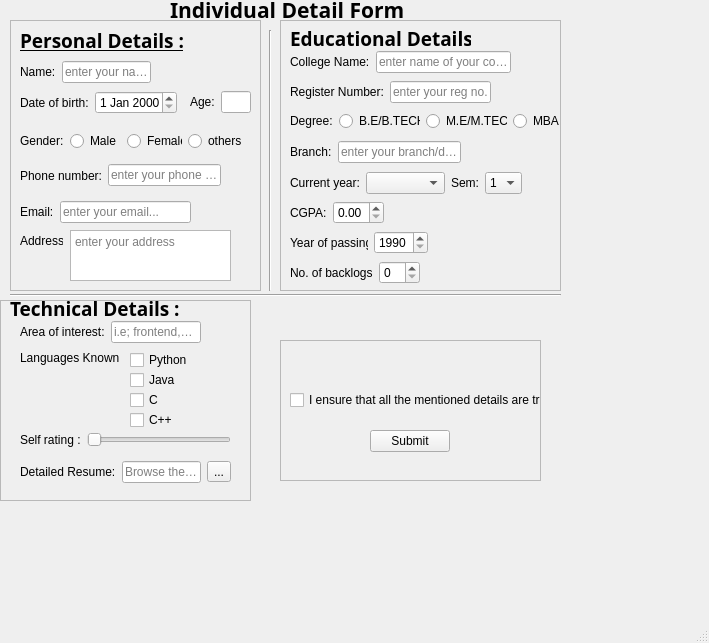
<?xml version="1.0" encoding="UTF-8"?>
<ui version="4.0">
 <class>MainWindow</class>
 <widget class="QMainWindow" name="MainWindow">
  <property name="geometry">
   <rect>
    <x>0</x>
    <y>0</y>
    <width>709</width>
    <height>643</height>
   </rect>
  </property>
  <property name="windowTitle">
   <string>MainWindow</string>
  </property>
  <widget class="QWidget" name="centralwidget">
   <widget class="QFrame" name="GeneralDetails">
    <property name="geometry">
     <rect>
      <x>10</x>
      <y>20</y>
      <width>251</width>
      <height>271</height>
     </rect>
    </property>
    <property name="frameShape">
     <enum>QFrame::StyledPanel</enum>
    </property>
    <property name="frameShadow">
     <enum>QFrame::Raised</enum>
    </property>
    <widget class="QLabel" name="label_7">
     <property name="geometry">
      <rect>
       <x>10</x>
       <y>210</y>
       <width>43</width>
       <height>22</height>
      </rect>
     </property>
     <property name="text">
      <string>Address:</string>
     </property>
    </widget>
    <widget class="QTextEdit" name="textEdit">
     <property name="geometry">
      <rect>
       <x>60</x>
       <y>210</y>
       <width>161</width>
       <height>51</height>
      </rect>
     </property>
     <property name="html">
      <string>&lt;!DOCTYPE HTML PUBLIC &quot;-//W3C//DTD HTML 4.0//EN&quot; &quot;http://www.w3.org/TR/REC-html40/strict.dtd&quot;&gt;
&lt;html&gt;&lt;head&gt;&lt;meta name=&quot;qrichtext&quot; content=&quot;1&quot; /&gt;&lt;style type=&quot;text/css&quot;&gt;
p, li { white-space: pre-wrap; }
&lt;/style&gt;&lt;/head&gt;&lt;body style=&quot; font-family:'MS Shell Dlg 2'; font-size:7.875pt; font-weight:400; font-style:normal;&quot;&gt;
&lt;p style=&quot;-qt-paragraph-type:empty; margin-top:0px; margin-bottom:0px; margin-left:0px; margin-right:0px; -qt-block-indent:0; text-indent:0px; font-size:8pt;&quot;&gt;&lt;br /&gt;&lt;/p&gt;&lt;/body&gt;&lt;/html&gt;</string>
     </property>
     <property name="placeholderText">
      <string>enter your address</string>
     </property>
    </widget>
    <widget class="QLabel" name="label_8">
     <property name="geometry">
      <rect>
       <x>10</x>
       <y>10</y>
       <width>171</width>
       <height>21</height>
      </rect>
     </property>
     <property name="font">
      <font>
       <family>Perpetua</family>
       <pointsize>14</pointsize>
       <weight>75</weight>
       <italic>false</italic>
       <bold>true</bold>
       <underline>true</underline>
      </font>
     </property>
     <property name="autoFillBackground">
      <bool>false</bool>
     </property>
     <property name="text">
      <string>Personal Details :</string>
     </property>
     <property name="textFormat">
      <enum>Qt::MarkdownText</enum>
     </property>
    </widget>
    <widget class="QWidget" name="layoutWidget">
     <property name="geometry">
      <rect>
       <x>10</x>
       <y>40</y>
       <width>131</width>
       <height>24</height>
      </rect>
     </property>
     <layout class="QHBoxLayout" name="horizontalLayout">
      <item>
       <widget class="QLabel" name="label">
        <property name="text">
         <string>Name:</string>
        </property>
       </widget>
      </item>
      <item>
       <widget class="QLineEdit" name="lineEdit">
        <property name="placeholderText">
         <string>enter your name</string>
        </property>
       </widget>
      </item>
     </layout>
    </widget>
    <widget class="QWidget" name="layoutWidget">
     <property name="geometry">
      <rect>
       <x>10</x>
       <y>180</y>
       <width>171</width>
       <height>24</height>
      </rect>
     </property>
     <layout class="QHBoxLayout" name="horizontalLayout_6">
      <item>
       <widget class="QLabel" name="label_6">
        <property name="text">
         <string>Email:</string>
        </property>
       </widget>
      </item>
      <item>
       <widget class="QLineEdit" name="lineEdit_4">
        <property name="placeholderText">
         <string>enter your email...</string>
        </property>
       </widget>
      </item>
     </layout>
    </widget>
    <widget class="QWidget" name="layoutWidget">
     <property name="geometry">
      <rect>
       <x>10</x>
       <y>70</y>
       <width>157</width>
       <height>25</height>
      </rect>
     </property>
     <layout class="QHBoxLayout" name="horizontalLayout_2">
      <item>
       <widget class="QLabel" name="label_3">
        <property name="text">
         <string>Date of birth:</string>
        </property>
       </widget>
      </item>
      <item>
       <widget class="QDateEdit" name="dateEdit"/>
      </item>
     </layout>
    </widget>
    <widget class="QWidget" name="layoutWidget">
     <property name="geometry">
      <rect>
       <x>10</x>
       <y>110</y>
       <width>223</width>
       <height>22</height>
      </rect>
     </property>
     <layout class="QHBoxLayout" name="horizontalLayout_3">
      <item>
       <widget class="QLabel" name="label_4">
        <property name="text">
         <string>Gender:</string>
        </property>
       </widget>
      </item>
      <item>
       <widget class="QRadioButton" name="radioButton">
        <property name="text">
         <string>Male</string>
        </property>
       </widget>
      </item>
      <item>
       <widget class="QRadioButton" name="radioButton_2">
        <property name="text">
         <string>Female</string>
        </property>
       </widget>
      </item>
      <item>
       <widget class="QRadioButton" name="radioButton_3">
        <property name="text">
         <string>others</string>
        </property>
       </widget>
      </item>
     </layout>
    </widget>
    <widget class="QWidget" name="layoutWidget">
     <property name="geometry">
      <rect>
       <x>180</x>
       <y>70</y>
       <width>61</width>
       <height>24</height>
      </rect>
     </property>
     <layout class="QHBoxLayout" name="horizontalLayout_4">
      <item>
       <widget class="QLabel" name="label_2">
        <property name="text">
         <string>Age:</string>
        </property>
       </widget>
      </item>
      <item>
       <widget class="QLineEdit" name="lineEdit_2">
        <property name="placeholderText">
         <string/>
        </property>
       </widget>
      </item>
     </layout>
    </widget>
    <widget class="QWidget" name="layoutWidget">
     <property name="geometry">
      <rect>
       <x>10</x>
       <y>140</y>
       <width>201</width>
       <height>31</height>
      </rect>
     </property>
     <layout class="QHBoxLayout" name="horizontalLayout_7">
      <item>
       <widget class="QLabel" name="label_5">
        <property name="text">
         <string>Phone number:</string>
        </property>
       </widget>
      </item>
      <item>
       <widget class="QLineEdit" name="lineEdit_3">
        <property name="placeholderText">
         <string>enter your phone no.</string>
        </property>
       </widget>
      </item>
     </layout>
    </widget>
   </widget>
   <widget class="QFrame" name="frame_2">
    <property name="geometry">
     <rect>
      <x>280</x>
      <y>20</y>
      <width>281</width>
      <height>271</height>
     </rect>
    </property>
    <property name="frameShape">
     <enum>QFrame::StyledPanel</enum>
    </property>
    <property name="frameShadow">
     <enum>QFrame::Raised</enum>
    </property>
    <widget class="QLabel" name="label_15">
     <property name="geometry">
      <rect>
       <x>10</x>
       <y>10</y>
       <width>181</width>
       <height>16</height>
      </rect>
     </property>
     <property name="font">
      <font>
       <family>Perpetua</family>
       <pointsize>14</pointsize>
       <weight>75</weight>
       <bold>true</bold>
       <underline>true</underline>
      </font>
     </property>
     <property name="text">
      <string>Educational Details :</string>
     </property>
    </widget>
    <widget class="QWidget" name="layoutWidget">
     <property name="geometry">
      <rect>
       <x>10</x>
       <y>150</y>
       <width>232</width>
       <height>26</height>
      </rect>
     </property>
     <layout class="QHBoxLayout" name="horizontalLayout_13">
      <item>
       <layout class="QHBoxLayout" name="horizontalLayout_12">
        <item>
         <widget class="QLabel" name="label_13">
          <property name="text">
           <string>Current year:</string>
          </property>
         </widget>
        </item>
        <item>
         <widget class="QComboBox" name="comboBox">
          <property name="currentText">
           <string>Select year</string>
          </property>
          <property name="placeholderText">
           <string>Select year</string>
          </property>
          <item>
           <property name="text">
            <string>Select year</string>
           </property>
          </item>
          <item>
           <property name="text">
            <string>1st year</string>
           </property>
          </item>
          <item>
           <property name="text">
            <string>2nd year</string>
           </property>
          </item>
          <item>
           <property name="text">
            <string>3rd year</string>
           </property>
          </item>
          <item>
           <property name="text">
            <string>4th year</string>
           </property>
          </item>
         </widget>
        </item>
       </layout>
      </item>
      <item>
       <widget class="QLabel" name="label_14">
        <property name="text">
         <string>Sem:</string>
        </property>
       </widget>
      </item>
      <item>
       <widget class="QComboBox" name="comboBox_2">
        <item>
         <property name="text">
          <string>1</string>
         </property>
        </item>
        <item>
         <property name="text">
          <string>2</string>
         </property>
        </item>
        <item>
         <property name="text">
          <string>3</string>
         </property>
        </item>
        <item>
         <property name="text">
          <string>4</string>
         </property>
        </item>
        <item>
         <property name="text">
          <string>5</string>
         </property>
        </item>
        <item>
         <property name="text">
          <string>6</string>
         </property>
        </item>
       </widget>
      </item>
     </layout>
    </widget>
    <widget class="QWidget" name="layoutWidget">
     <property name="geometry">
      <rect>
       <x>10</x>
       <y>30</y>
       <width>221</width>
       <height>24</height>
      </rect>
     </property>
     <layout class="QHBoxLayout" name="horizontalLayout_5">
      <item>
       <widget class="QLabel" name="label_9">
        <property name="text">
         <string>College Name:</string>
        </property>
       </widget>
      </item>
      <item>
       <widget class="QLineEdit" name="lineEdit_5">
        <property name="placeholderText">
         <string>enter name of your college</string>
        </property>
       </widget>
      </item>
     </layout>
    </widget>
    <widget class="QWidget" name="layoutWidget">
     <property name="geometry">
      <rect>
       <x>10</x>
       <y>60</y>
       <width>201</width>
       <height>24</height>
      </rect>
     </property>
     <layout class="QHBoxLayout" name="horizontalLayout_8">
      <item>
       <widget class="QLabel" name="label_10">
        <property name="text">
         <string>Register Number:</string>
        </property>
       </widget>
      </item>
      <item>
       <widget class="QLineEdit" name="lineEdit_6">
        <property name="placeholderText">
         <string>enter your reg no.</string>
        </property>
       </widget>
      </item>
     </layout>
    </widget>
    <widget class="QWidget" name="layoutWidget">
     <property name="geometry">
      <rect>
       <x>10</x>
       <y>90</y>
       <width>274</width>
       <height>22</height>
      </rect>
     </property>
     <layout class="QHBoxLayout" name="horizontalLayout_10">
      <item>
       <widget class="QLabel" name="label_11">
        <property name="text">
         <string>Degree:</string>
        </property>
       </widget>
      </item>
      <item>
       <widget class="QRadioButton" name="radioButton_4">
        <property name="text">
         <string>B.E/B.TECH</string>
        </property>
       </widget>
      </item>
      <item>
       <widget class="QRadioButton" name="radioButton_5">
        <property name="text">
         <string>M.E/M.TECH</string>
        </property>
       </widget>
      </item>
      <item>
       <widget class="QRadioButton" name="radioButton_6">
        <property name="text">
         <string>MBA</string>
        </property>
       </widget>
      </item>
     </layout>
    </widget>
    <widget class="QWidget" name="layoutWidget">
     <property name="geometry">
      <rect>
       <x>10</x>
       <y>120</y>
       <width>171</width>
       <height>24</height>
      </rect>
     </property>
     <layout class="QHBoxLayout" name="horizontalLayout_11">
      <item>
       <widget class="QLabel" name="label_12">
        <property name="text">
         <string>Branch:</string>
        </property>
       </widget>
      </item>
      <item>
       <widget class="QLineEdit" name="lineEdit_7">
        <property name="placeholderText">
         <string>enter your branch/dept</string>
        </property>
       </widget>
      </item>
     </layout>
    </widget>
    <widget class="QWidget" name="layoutWidget">
     <property name="geometry">
      <rect>
       <x>10</x>
       <y>180</y>
       <width>94</width>
       <height>25</height>
      </rect>
     </property>
     <layout class="QHBoxLayout" name="horizontalLayout_14">
      <item>
       <widget class="QLabel" name="label_16">
        <property name="text">
         <string>CGPA:</string>
        </property>
       </widget>
      </item>
      <item>
       <widget class="QDoubleSpinBox" name="doubleSpinBox"/>
      </item>
     </layout>
    </widget>
    <widget class="QWidget" name="layoutWidget">
     <property name="geometry">
      <rect>
       <x>10</x>
       <y>210</y>
       <width>138</width>
       <height>25</height>
      </rect>
     </property>
     <layout class="QHBoxLayout" name="horizontalLayout_15">
      <item>
       <widget class="QLabel" name="label_18">
        <property name="text">
         <string>Year of passing:</string>
        </property>
       </widget>
      </item>
      <item>
       <widget class="QSpinBox" name="spinBox">
        <property name="minimum">
         <number>1990</number>
        </property>
        <property name="maximum">
         <number>2030</number>
        </property>
       </widget>
      </item>
     </layout>
    </widget>
    <widget class="QWidget" name="layoutWidget">
     <property name="geometry">
      <rect>
       <x>10</x>
       <y>240</y>
       <width>130</width>
       <height>25</height>
      </rect>
     </property>
     <layout class="QHBoxLayout" name="horizontalLayout_16">
      <item>
       <widget class="QLabel" name="label_17">
        <property name="text">
         <string>No. of backlogs :</string>
        </property>
       </widget>
      </item>
      <item>
       <widget class="QSpinBox" name="spinBox_2">
        <property name="maximum">
         <number>62</number>
        </property>
       </widget>
      </item>
     </layout>
    </widget>
   </widget>
   <widget class="Line" name="line">
    <property name="geometry">
     <rect>
      <x>255</x>
      <y>30</y>
      <width>31</width>
      <height>261</height>
     </rect>
    </property>
    <property name="orientation">
     <enum>Qt::Vertical</enum>
    </property>
   </widget>
   <widget class="Line" name="line_2">
    <property name="geometry">
     <rect>
      <x>10</x>
      <y>280</y>
      <width>551</width>
      <height>31</height>
     </rect>
    </property>
    <property name="orientation">
     <enum>Qt::Horizontal</enum>
    </property>
   </widget>
   <widget class="QFrame" name="frame">
    <property name="geometry">
     <rect>
      <x>0</x>
      <y>300</y>
      <width>251</width>
      <height>201</height>
     </rect>
    </property>
    <property name="frameShape">
     <enum>QFrame::StyledPanel</enum>
    </property>
    <property name="frameShadow">
     <enum>QFrame::Raised</enum>
    </property>
    <widget class="QLabel" name="label_21">
     <property name="geometry">
      <rect>
       <x>20</x>
       <y>50</y>
       <width>101</width>
       <height>16</height>
      </rect>
     </property>
     <property name="text">
      <string>Languages Known :</string>
     </property>
    </widget>
    <widget class="QCheckBox" name="checkBox">
     <property name="geometry">
      <rect>
       <x>130</x>
       <y>50</y>
       <width>72</width>
       <height>20</height>
      </rect>
     </property>
     <property name="text">
      <string>Python</string>
     </property>
    </widget>
    <widget class="QCheckBox" name="checkBox_2">
     <property name="geometry">
      <rect>
       <x>130</x>
       <y>70</y>
       <width>72</width>
       <height>20</height>
      </rect>
     </property>
     <property name="text">
      <string>Java</string>
     </property>
    </widget>
    <widget class="QCheckBox" name="checkBox_3">
     <property name="geometry">
      <rect>
       <x>130</x>
       <y>90</y>
       <width>72</width>
       <height>20</height>
      </rect>
     </property>
     <property name="text">
      <string>C</string>
     </property>
    </widget>
    <widget class="QCheckBox" name="checkBox_4">
     <property name="geometry">
      <rect>
       <x>130</x>
       <y>110</y>
       <width>72</width>
       <height>20</height>
      </rect>
     </property>
     <property name="text">
      <string>C++</string>
     </property>
    </widget>
    <widget class="QLabel" name="label_23">
     <property name="geometry">
      <rect>
       <x>10</x>
       <y>0</y>
       <width>221</width>
       <height>16</height>
      </rect>
     </property>
     <property name="font">
      <font>
       <family>Perpetua</family>
       <pointsize>14</pointsize>
       <weight>75</weight>
       <bold>true</bold>
       <underline>true</underline>
      </font>
     </property>
     <property name="text">
      <string>Technical Details :</string>
     </property>
    </widget>
    <widget class="QWidget" name="layoutWidget">
     <property name="geometry">
      <rect>
       <x>20</x>
       <y>20</y>
       <width>181</width>
       <height>24</height>
      </rect>
     </property>
     <layout class="QHBoxLayout" name="horizontalLayout_17">
      <item>
       <widget class="QLabel" name="label_19">
        <property name="text">
         <string>Area of interest:</string>
        </property>
       </widget>
      </item>
      <item>
       <widget class="QLineEdit" name="lineEdit_9">
        <property name="placeholderText">
         <string>i.e; frontend,etc..</string>
        </property>
       </widget>
      </item>
     </layout>
    </widget>
    <widget class="QWidget" name="layoutWidget">
     <property name="geometry">
      <rect>
       <x>20</x>
       <y>160</y>
       <width>211</width>
       <height>24</height>
      </rect>
     </property>
     <layout class="QHBoxLayout" name="horizontalLayout_18">
      <item>
       <widget class="QLabel" name="label_24">
        <property name="text">
         <string>Detailed Resume:</string>
        </property>
       </widget>
      </item>
      <item>
       <widget class="QLineEdit" name="lineEdit_10">
        <property name="placeholderText">
         <string>Browse the file</string>
        </property>
       </widget>
      </item>
      <item>
       <widget class="QToolButton" name="toolButton">
        <property name="text">
         <string>...</string>
        </property>
       </widget>
      </item>
     </layout>
    </widget>
    <widget class="QWidget" name="layoutWidget">
     <property name="geometry">
      <rect>
       <x>20</x>
       <y>130</y>
       <width>211</width>
       <height>20</height>
      </rect>
     </property>
     <layout class="QHBoxLayout" name="horizontalLayout_19">
      <item>
       <widget class="QLabel" name="label_22">
        <property name="text">
         <string>Self rating :</string>
        </property>
       </widget>
      </item>
      <item>
       <widget class="QSlider" name="horizontalSlider">
        <property name="maximum">
         <number>10</number>
        </property>
        <property name="orientation">
         <enum>Qt::Horizontal</enum>
        </property>
       </widget>
      </item>
     </layout>
    </widget>
   </widget>
   <widget class="QLabel" name="label_30">
    <property name="geometry">
     <rect>
      <x>170</x>
      <y>0</y>
      <width>241</width>
      <height>20</height>
     </rect>
    </property>
    <property name="font">
     <font>
      <family>Perpetua</family>
      <pointsize>16</pointsize>
      <weight>75</weight>
      <bold>true</bold>
      <underline>true</underline>
     </font>
    </property>
    <property name="text">
     <string>Individual Detail Form</string>
    </property>
   </widget>
   <widget class="QFrame" name="frame_3">
    <property name="geometry">
     <rect>
      <x>280</x>
      <y>340</y>
      <width>261</width>
      <height>141</height>
     </rect>
    </property>
    <property name="frameShape">
     <enum>QFrame::StyledPanel</enum>
    </property>
    <property name="frameShadow">
     <enum>QFrame::Raised</enum>
    </property>
    <widget class="QCheckBox" name="checkBox_5">
     <property name="geometry">
      <rect>
       <x>10</x>
       <y>50</y>
       <width>251</width>
       <height>20</height>
      </rect>
     </property>
     <property name="text">
      <string>I ensure that all the mentioned details are true</string>
     </property>
    </widget>
    <widget class="QPushButton" name="pushButton">
     <property name="geometry">
      <rect>
       <x>90</x>
       <y>90</y>
       <width>80</width>
       <height>22</height>
      </rect>
     </property>
     <property name="text">
      <string>Submit</string>
     </property>
    </widget>
   </widget>
  </widget>
  <widget class="QMenuBar" name="menubar">
   <property name="geometry">
    <rect>
     <x>0</x>
     <y>0</y>
     <width>709</width>
     <height>21</height>
    </rect>
   </property>
  </widget>
  <widget class="QStatusBar" name="statusbar"/>
 </widget>
 <resources/>
 <connections/>
</ui>
